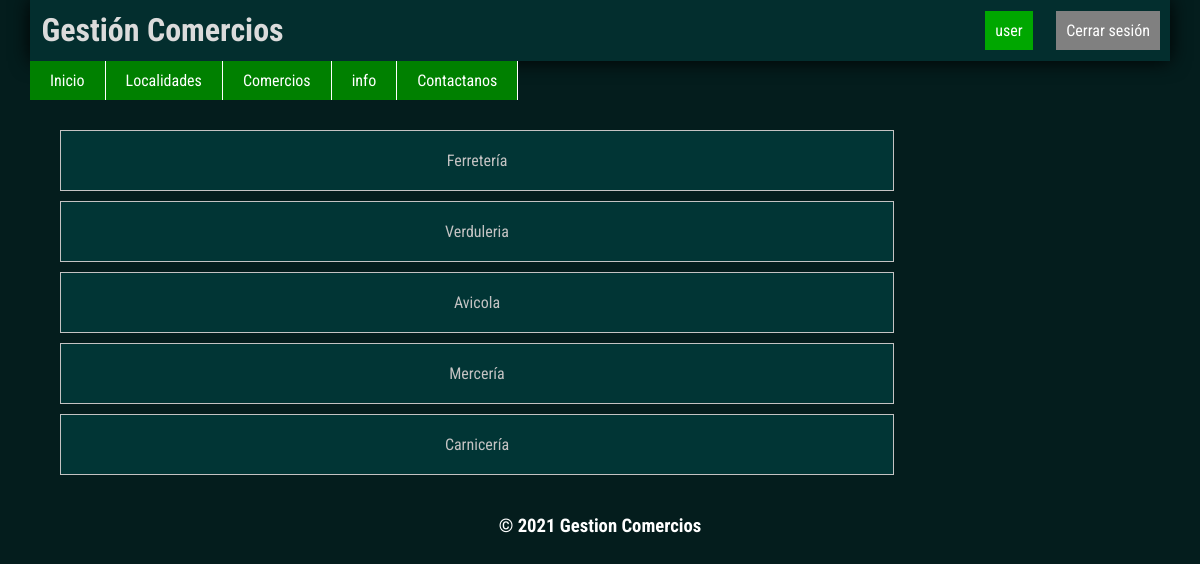
Screenshot of /comercios (signed in) with the database file from the repository.
### GestionComerciosApp/models.py (models this page shows, shortened)
class ComercioForms(models.Model):
    comercio = models.CharField(max_length=150)

### GestionComerciosApp/views.py (the view)
# urls.py: path('comercios',comercios, name='comercios'),
def comercios(request):
    form = ComercioForms.objects.all()
    return render(request, 'comercios.html',{'form':form})

### GestionComerciosApp/templates/comercios.html
{% extends 'base.html'%}
{% load static %}
{% block section %}
<ul class="menu">
    {% for f in form %}
    <li><a href="">{{ f.comercio }}</a></li>
    {% endfor %}
</ul>
{% endblock %}

### GestionComerciosApp/templates/base.html (shortened to what this page needs)
<!DOCTYPE html>
<html lang="en">
<head>
    {% load static %}
    <link rel="stylesheet" href="{% static 'estilos.css' %}">
<link rel="stylesheet" href="{% static 'listas.css' %}">
</head>
<body>
    <header>
        <h1>Gestión Comercios</h1>
        <div class="usuarios">
            {% if request.user.is_authenticated %}
                <a class="btn-login" href="#">{{ request.user.username }}</a>
                <a class="btn-register" href="{% url 'logout'  %}">Cerrar sesión</a>
            {% else %}
                <a class="btn-login" href="{% url 'login' %}">Iniciar sesión</a>
                <a class="btn-register" href="{% url 'registro' %}">Regístrate</a>
            {% endif %}
        </div>
    </header>
    <nav>
        <ul>
            <li><a href="{% url 'home' %}">Inicio</a></li>
            <li class="localidad">
                <a href="#">Localidades</a>
            </li>
            <li><a href="{% url 'comercios'  %}">Comercios</a></li>
            <li><a href="{% url 'info'  %}">info</a></li>
            <li><a href="{% url 'contactanos'  %}">Contactanos</a></li>
        </ul>
    </nav>
    {% block section %}
    {% endblock %}
    <footer>
        <h3>&copy; 2021 Gestion Comercios</h3>
    </footer>
</body>
</html>

### GestionComerciosApp/static/estilos.css (style rules this page uses)
* { margin: 0%; padding: 0%; font-family: 'Roboto Condensed', sans-serif; }
body { background:rgb(4, 29, 29); width: 95%; margin: auto; }
header { display: flex; align-items: center; background: rgb(3, 46, 46); box-shadow: 0 0 20px; }
header h1 { color: rgb(219, 219, 219); padding: 1%; }
.usuarios { margin-left: auto; }
.usuarios a { text-decoration: none; padding: 10px; margin: 0 10px; color: white; }
.btn-login { background: rgb(0, 167, 0); transition: background 0.6s; }
.btn-register { background: grey; transition: background 0.6s; }
nav > ul { list-style: none; display: flex; }
nav > ul > li > a { text-decoration: none; display: block; padding: 10px 20px; background: green; color: white; border-right: 1px solid white; transition: background 0.6s; }
.localidad { position: relative; }
footer h3 { text-align: center; color: white; padding: 10px 0; }

### GestionComerciosApp/static/listas.css (style rules this page uses)
.menu { border-bottom: none; list-style: none; padding: 20px; width: 900px; list-style: none; }
.menu li { text-align: center; margin: 10px; }
.menu li a { background: rgb(3, 15, 15); transition: background 0.3s; display: block; background-color: rgba(1, 53, 53); color: rgb(196, 195, 195); padding: 20px; width: 90%; text-decoration: none; border-bottom: 1px solid rgba(196, 195, 195); border-top: 1px solid rgb(196, 195, 195); border-right: 1px solid rgba(196, 195, 195); border-left: 1px solid rgba(196, 195, 195); }

### rows the page displays
ComercioForms: comercio "Ferretería"
ComercioForms: comercio "Verduleria"
ComercioForms: comercio "Avicola"
ComercioForms: comercio "Mercería"
ComercioForms: comercio "Carnicería"

### other values shown
{{ request.user.username }} "user"
